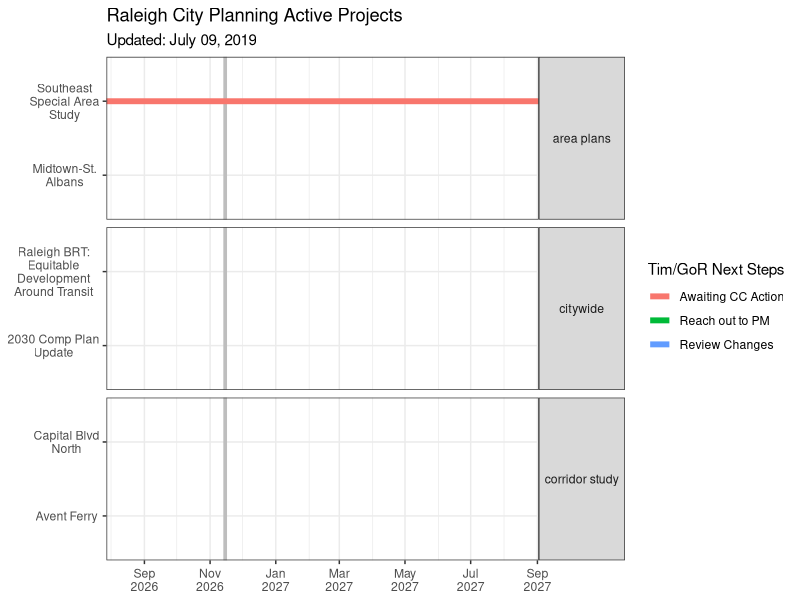

The R script that drew this image:
library("tidyverse")
library("lubridate") 
library("jsonlite")
library("ggrepel")


#vars----
wrap_len <- 15
date.updated <- ymd(20190709)

#functions----
fun_project <- function(project.name, last.updated,
                        project.type = c("citywide", "area plans", "corridor study", "other"), 
                        project.status = c("active", "completed"),
                        start.date = NA, end.date = NA, 
                        url = NA) {
  df.out <- data.frame(project.name = project.name, 
                       project.type = project.type, 
                       project.status = project.status,
                       start.date = start.date, 
                       end.date = end.date,
                       last.updated = last.updated,
                       project.url = url, 
                       stringsAsFactors = FALSE)
  return(df.out)
}

fun_event <- function(event.name, project.name,
                      event.loc,
                      event.date, event.url = NA) {
  df.out <- data.frame(event.name = event.name, 
                       project.name = project.name, 
                       event.date = event.date, 
                       event.loc = event.loc,
                       event.url = event.url)
  return(df.out)
}


#data creation----
cityplanning.prj <- rbind(fun_project("2030 Comp Plan Update", 
                                      last.updated = date.updated, 
                                      "citywide", "active", 
                                      start.date = ymd(20190312), 
                                      end.date = ymd(20190903), 
                                      url = NA), 
                          fun_project("Raleigh BRT: Equitable Development Around Transit", 
                                      last.updated = date.updated, 
                                      "citywide", "active", 
                                      start.date = ymd(20190606), 
                                      end.date = ymd(20200101), 
                                      url = NA), 
                          fun_project("Bike Plan Update", date.updated, "citywide", 
                                      "completed", 
                                      start.date = NA, 
                                      end.date = NA, 
                                      url = NA), 
                          fun_project("Southeast Special Area Study", 
                                      last.updated = date.updated, 
                                      "area plans", "active", 
                                      start.date = ymd(20190617), 
                                      end.date = Sys.Date()%m+% months(10)), 
                          fun_project("Midtown-St. Albans", 
                                      last.updated = date.updated, 
                                      "area plans", "active", 
                                      start.date = ymd(20180501),
                                      end.date = ymd(20191031)),
                          fun_project("Downtown Land Disposition", 
                                      last.updated = ymd(20190701), 
                                      "area plans", "completed", 
                                      start.date = ymd(20160416), 
                                      end.date = Sys.Date()%m+% months(10)), 
                          fun_project("Accessory Dwelling Units - Mordecai CAC", 
                                      last.updated = ymd(20190701), 
                                      "area plans", "completed", 
                                      start.date = NA, 
                                      end.date = NA), 
                          fun_project("Cameron Village Hillsborough Street Small Area Plan", 
                                      last.updated = date.updated, 
                                      "area plans", "completed", 
                                      start.date = NA, 
                                      end.date = NA), 
                          fun_project("Downtown Plan", 
                                      last.updated = date.updated, 
                                      "area plans", "completed", 
                                      start.date = NA, 
                                      end.date = NA), 
                          fun_project("Moore Square Design", 
                                      last.updated = date.updated, 
                                      "area plans", "completed", 
                                      start.date = NA, 
                                      end.date = NA), 
                          fun_project("Capital Blvd North", date.updated, 
                                      "corridor study", "active", 
                                      start.date = ymd(20180801), 
                                      end.date = ymd(20200401)), 
                          fun_project("Falls of Neuse", date.updated, 
                                      "corridor study", "completed", 
                                      start.date = ymd(20170501), 
                                      end.date = ymd(20190521)),
                          fun_project("Avent Ferry", date.updated, 
                                      "corridor study", "active", 
                                      start.date = ymd(20170301), 
                                      end.date = ymd(20191001)))
cityplanning.evnt <- rbind(fun_event("Public Hearing CP-2C-19", 
                                     "2030 Comp Plan Update", 
                                     "Council Chambers", ymd(20190702)), 
                           fun_event("Public Hearing CP-2B-19", 
                                     "2030 Comp Plan Update", 
                                     "Council Chambers", ymd(20190903)), 
                           fun_event("Begin: Station Area Planning",
                                     "Raleigh BRT: Equitable Development Around Transit",
                                     NA, ymd(20200101)),
                           fun_event("September Workshops", 
                                     "Raleigh BRT: Equitable Development Around Transit", 
                                     NA, ymd(20190901)), 
                           fun_event("Winter Workshop", 
                                     #"Fall 2019: Big Ideas Workshop", 
                                     "Capital Blvd North", NA, 
                                     ymd(20191001)),
                           fun_event("Winter Workshop", 
                                     #"Winter 19/20: Specific Ideas Workshop", 
                                     "Capital Blvd North", NA, 
                                     ymd(20200101)),
                           fun_event("Final Recommendations", 
                                     "Capital Blvd North", NA, 
                                     ymd(20200401)), 
                           fun_event("Council Presentation", "Avent Ferry", 
                                     "Council Chambers", ymd(20190702)), 
                           fun_event("Project Completion: Fall 2019", 
                                     "Midtown-St. Albans", NA, ymd(20191031)), 
                           fun_event("Project Completion: Fall 2019", "Avent Ferry", 
                                     NA, ymd(20191001)))
#tim tasks----
next.steps <- data.frame(project.name = str_wrap(unique(cityplanning.prj$project.name), width = wrap_len), 
                         `Next.Step` = NA, stringsAsFactors = FALSE)
next.steps$Next.Step[next.steps$project.name %in% str_wrap(c("Midtown-St. Albans", 
                                                    "Raleigh BRT: Equitable Development Around Transit", 
                                                    "Capital Blvd North", 
                                                    "Avent Ferry"), width = wrap_len)] <- "Reach out to PM"
next.steps$Next.Step[next.steps$project.name %in% str_wrap(c("Southeast Special Area Study"), 
                                                           width = wrap_len)] <- "Awaiting CC Action"
next.steps$Next.Step[next.steps$project.name %in% str_wrap(c("2030 Comp Plan Update"), 
                                                           width = wrap_len)] <- "Review Changes"

#tidy wrap long text strings
cityplanning.evnt$project.name <- str_wrap(cityplanning.evnt$project.name, width = wrap_len)
cityplanning.prj$project.name  <- str_wrap(cityplanning.prj$project.name, width = wrap_len) 

#tidy events
cityplanning.evnt <- inner_join(cityplanning.evnt, cityplanning.prj[!colnames(cityplanning.prj) %in% c("start.date", "end.date")]) 

cityplanning.prj <- cityplanning.prj[cityplanning.prj$project.status == "active",]%>%
  inner_join(., next.steps)
cityplanning.evnt<- cityplanning.evnt[cityplanning.evnt$project.status == "active",]
#plot----
ggplot() + 
  geom_vline(xintercept = Sys.Date(), color = "grey", 
             size = 1.25, linetype = 1)+
  geom_segment(data = cityplanning.prj, 
               size = 2.0,
               aes(x = start.date, xend = end.date, 
                   y = project.name,
                   yend = project.name, 
                   group = project.name, 
                   color = Next.Step)) +
  geom_point(data = cityplanning.evnt, 
             size = 4, shape = 21, fill = "white",
             aes(x = event.date, 
                 y = project.name)) +
  geom_label_repel(data = cityplanning.evnt[cityplanning.evnt$event.date >= Sys.Date()%m-% months(1) & 
                                              cityplanning.evnt$event.date <= Sys.Date()%m+% months(9),], 
                   fill = "white", size = 3.0,
                   alpha = 0.66,
                   min.segment.length = 0, point.padding = unit(0.225, "inches"),
                   arrow = arrow(angle = 20, type = "closed", unit(0.075, "inches")),
                   direction = "both", 
                   aes(x = event.date, 
                       y = project.name, 
                       label = event.name)) +
  scale_x_date(name = "Date", 
               date_breaks = "2 month", date_labels = "%b\n%Y", 
               date_minor_breaks = "1 month") +
  theme_bw() + 
  theme(strip.text.y = element_text(angle = 0),
        axis.text.x = element_text(angle = 0, hjust = 0.5, vjust = 0.5),
        axis.text.y = element_text(hjust = 0.5), 
        #axis.ticks.y = element_blank(),
        #legend.position = "none", 
        axis.title = element_blank()) +
  facet_grid(project.type~.,  
             #margins = "project.name",
             space = "free_y", scales = "free_y") +
  labs(title = "Raleigh City Planning Active Projects", 
       subtitle = paste("Updated:", format(date.updated, format = "%B %d, %Y")),
       color = "Tim/GoR Next Steps") +
  coord_cartesian(xlim = c(Sys.Date()%m-% months(3), Sys.Date()%m+% months(9)))

# #import city calendar from api----
# #http://data-ral.opendata.arcgis.com/datasets/public-meetings-calendar
# CORcalendar.api <- "https://opendata.arcgis.com/datasets/37d0fd6d45074ebcaf585e186cbab472_0.geojson"
# CORcal.json <- fromJSON(CORcalendar.api)
# 
# #convert to data.frame----
# corcaldf <- CORcal.json[["features"]][["properties"]]
# 
# #tidy datetime events----
# corcaldf$start_date <- ymd_hms(corcaldf$start_date, tz = "America/New_York") 
# corcaldf$end_date   <- ymd_hms(corcaldf$end_date, tz = "America/New_York") 
